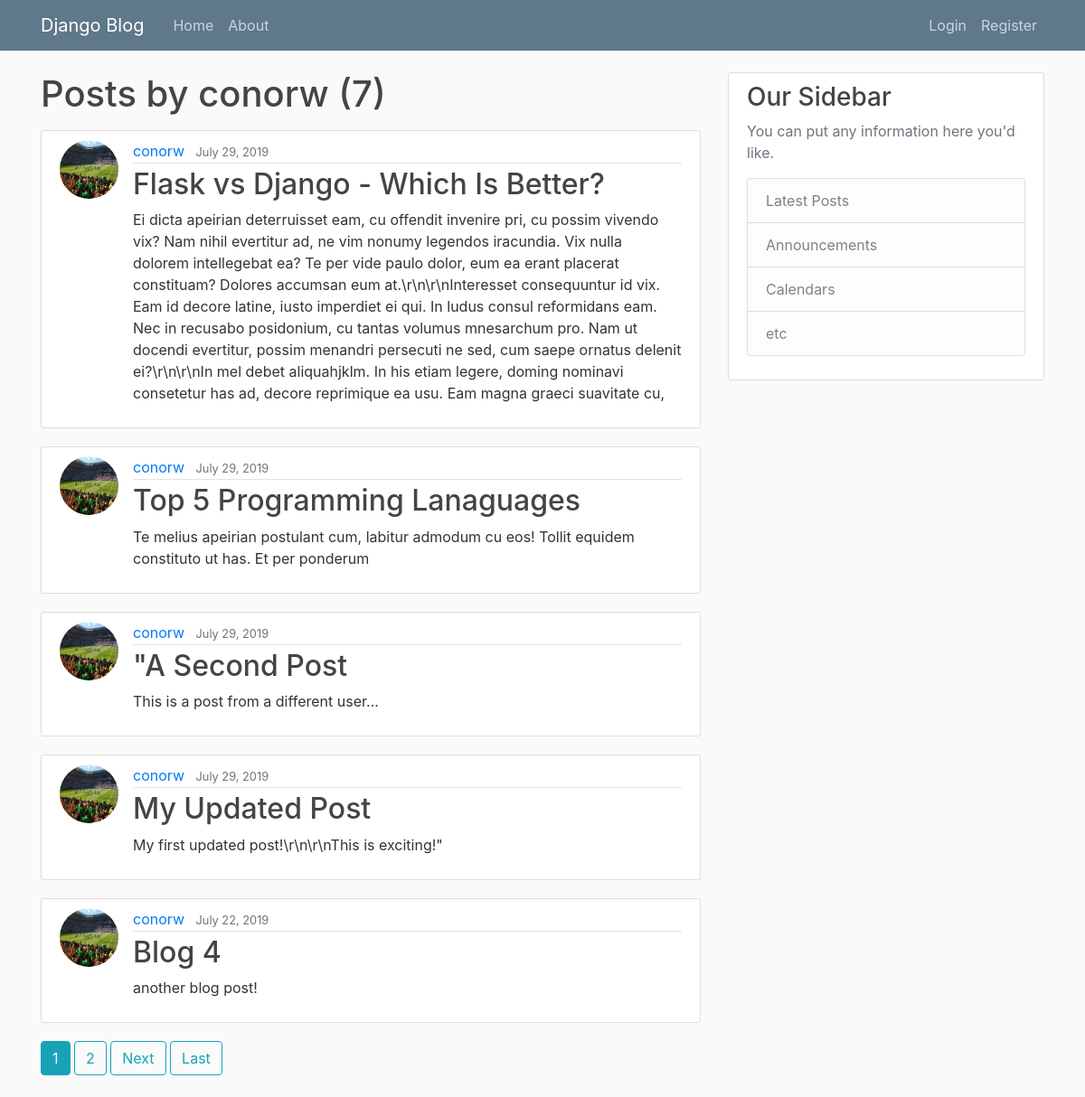
Screenshot of /user/conorw with the database file from the repository.
### blog/models.py (models this page shows, shortened)
class Post(models.Model):
    title = models.CharField(max_length = 100)
    content = models.TextField()
    date_posted = models.DateTimeField(default=timezone.now)
    author = models.ForeignKey(User, on_delete=models.CASCADE)

### users/models.py (models this page shows, shortened)
class Profile(models.Model):
    user = models.OneToOneField(User, on_delete = models.CASCADE)
    image = models.ImageField(default = 'default.jpg', upload_to = 'profile_pics')

### blog/views.py (the view)
# urls.py: path('user/<str:username>', UserPostListView.as_view(), name='user-posts'),
class UserPostListView(ListView):
    model = Post
    template_name = 'blog/user_posts.html'
    context_object_name = 'posts'
    paginate_by = 5
    def get_queryset(self):
        user = get_object_or_404(User, username = self.kwargs.get('username'))
        return Post.objects.filter(author=user).order_by('-date_posted')

### blog/templates/blog/user_posts.html (shortened to what this page needs)
{% extends 'blog/base.html' %}
{% block content %}
    <h1 class="mb-3">Posts by {{ view.kwargs.username }} ({{ page_obj.paginator.count }})</h1>
{% for post in posts %}
    <article class="media content-section">
        <img class="rounded-circle article-img" src="{{ post.author.profile.image.url }}" alt="Profile image">
        <div class="media-body">
            <div class="article-metadata">
                <a class="mr-2" href="{% url 'user-posts' post.author.username %}">{{ post.author }}</a>
                <small class="text-muted">{{ post.date_posted|date:"F j, Y" }}</small>
            </div>
            <h2><a class="article-title" href="{% url 'post-detail' post.id %}">{{ post.title }}</a></h2>
            <p class="article-content">{{ post.content }}</p>
        </div>
    </article>
{% endfor %}
{% if is_paginated %}
    {% for num in page_obj.paginator.page_range %}
        {% if page_obj.number == num %}
            <a class="btn btn-info mb-4" href="?page={{ num }}">{{ num }}</a>
        {% elif num > page_obj.number|add:'-3' and num < page_obj.number|add:'3' %}
            <a class="btn btn-outline-info mb-4" href="?page={{ num }}">{{ num }}</a>
        {% endif %}
    {% endfor %}
    {% if page_obj.has_next %}
        <a class="btn btn-outline-info mb-4" href="?page={{ page_obj.next_page_number }}">Next</a>
        <a class="btn btn-outline-info mb-4" href="?page={{ page_obj.paginator.num_pages }}">Last</a>
    {% endif %}
{% endif %}
{% endblock content %}

### blog/static/blog/main.css (style rules this page uses)
body { background: #fafafa; color: #333333; margin-top: 5rem; }
h1, h2, h3, h4, h5, h6 { color: #444444; }
.content-section { background: #ffffff; padding: 10px 20px; border: 1px solid #dddddd; border-radius: 3px; margin-bottom: 20px; }
.article-title { color: #444444; }
.article-content { white-space: pre-line; }
.article-img { height: 65px; width: 65px; margin-right: 16px; }
.article-metadata { padding-bottom: 1px; margin-bottom: 4px; border-bottom: 1px solid #e3e3e3 }

### rows the page displays
Post: author.profile.image (picture), author "conorw", date_posted "July 29, 2019", title "Flask vs Django - Which Is Better?", content "Ei dicta apeirian deterruisset eam, cu offendit invenire pri, cu possim vivendo vix? Nam nihil evertitur ad, ne vim nonumy legendos iracundia. Vix nulla dolorem intellegebat ea? Te per vide paulo dolor, eum ea erant placerat constituam? Dolores accumsan eum at.\\r\\n\\r\\nInteresset consequuntur id vix. Eam id decore latine, iusto imperdiet ei qui. In ludus consul reformidans eam. Nec in recusabo posidonium, cu tantas volumus mnesarchum pro. Nam ut docendi evertitur, possim menandri persecuti ne sed, cum saepe ornatus delenit ei?\\r\\n\\r\\nIn mel debet aliquahjklm. In his etiam legere, doming nominavi consetetur has ad, decore reprimique ea usu. Eam magna graeci suavitate cu,"
Post: author.profile.image (picture), author "conorw", date_posted "July 29, 2019", title "Top 5 Programming Lanaguages", content "Te melius apeirian postulant cum, labitur admodum cu eos! Tollit equidem constituto ut has. Et per ponderum"
Post: author.profile.image (picture), author "conorw", date_posted "July 29, 2019", title "\"A Second Post", content "This is a post from a different user..."
Post: author.profile.image (picture), author "conorw", date_posted "July 29, 2019", title "My Updated Post", content "My first updated post!\\r\\n\\r\\nThis is exciting!\""
Post: author.profile.image (picture), author "conorw", date_posted "July 22, 2019", title "Blog 4", content "another blog post!"

### other values shown
{{ view.kwargs.username }} "conorw"
{{ page_obj.paginator.count }} "7"
{{ num }} "1"
{{ num }} "2"
